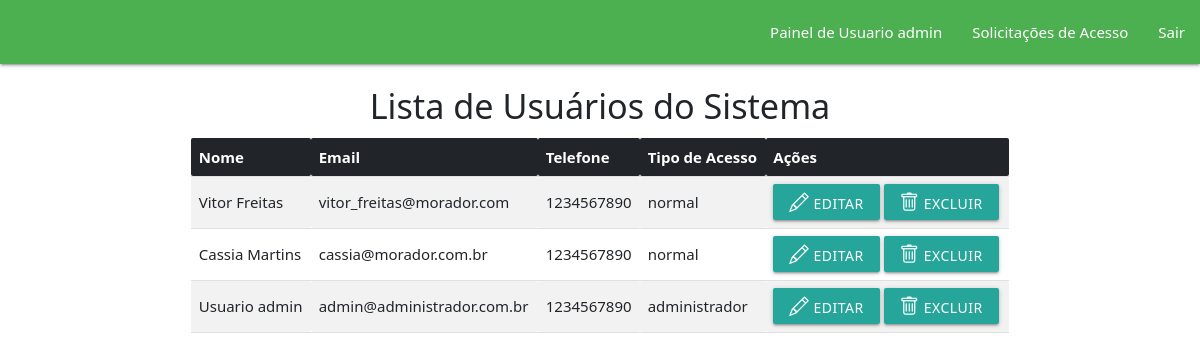
Screenshot of /User.php (signed in) with the database file from the repository.
### tables this page shows
CREATE TABLE `usuario` (
  `usuario_id` int(11) NOT NULL,
  `nome_usuario` varchar(100) NOT NULL,
  `email` varchar(100) NOT NULL,
  `telefone` varchar(20) NOT NULL,
  `cpf` varchar(14) NOT NULL,
  `rg` varchar(20) NOT NULL,
  `senha_usuario` varchar(255) NOT NULL,
  `tipo_acesso` enum('normal','administrador') NOT NULL DEFAULT 'normal'
);

### Model/UserModel.php (called while the page is built, shortened)
<?php
class UserModel {
    private $connect;
    public function __construct($connect) {
        $this->connect = $connect;
    }
    public function getAllUsuarios() {
        $sql = "SELECT * FROM usuario";
        $resultado = mysqli_query($this->connect, $sql);
        $usuarios = mysqli_fetch_all($resultado, MYSQLI_ASSOC);
        return $usuarios;
    }
}
?>

### User.php (the view, shortened to what this page needs)
<?php
include_once 'includes/header.php';
include_once 'menu.php';
require_once 'Model/UserModel.php';
$isAdmin = ($_SESSION['tipo_acesso'] ?? '') === 'administrador';
$model = new UserModel($connect);
$usuarios = $model->getAllUsuarios();
?>
<!DOCTYPE html>
<html lang="pt-br">
<head>
    <link rel="stylesheet" href="https://cdn.jsdelivr.net/npm/bootstrap-icons@1.10.3/font/bootstrap-icons.css" />
    <link href="https://cdn.jsdelivr.net/npm/bootstrap@5.3.0-alpha1/dist/css/bootstrap.min.css" rel="stylesheet" />
</head>
<body>
    <div class="container my-4">
        <h4 class="light text-center">Lista de Usuários do Sistema</h4>
        <table class="table table-striped">
            <thead class="table-dark">
                <tr>
                    <th>Nome</th>
                    <th>Email</th>
                    <th>Telefone</th>
                    <th>Tipo de Acesso</th>
                    <?php if ($isAdmin): ?>
                    <th>Ações</th>
                    <?php endif; ?>
                </tr>
            </thead>
            <tbody>
                <?php foreach ($usuarios as $usuario): ?>
                <tr>
                    <td><?php echo htmlspecialchars($usuario['nome_usuario']); ?></td>
                    <td><?php echo htmlspecialchars($usuario['email']); ?></td>
                    <td><?php echo htmlspecialchars($usuario['telefone']); ?></td>
                    <td><?php echo htmlspecialchars($usuario['tipo_acesso']); ?></td>
                    <?php if ($isAdmin): ?>
                    <td>
                        <a href="editar_usuario.php?id=<?php echo $usuario['usuario_id']; ?>" class="btn btn-sm btn-primary"><i class="bi bi-pencil"></i> Editar</a>
                        <a href="excluir_usuario.php?id=<?php echo $usuario['usuario_id']; ?>" class="btn btn-sm btn-danger" onclick="return confirm('Tem certeza que deseja excluir este usuário?');"><i class="bi bi-trash"></i> Excluir</a>
                    </td>
                    <?php endif; ?>
                </tr>
                <?php endforeach; ?>
            </tbody>
        </table>
    </div>
    <?php include_once 'includes/footer.php'; ?>
</body>
</html>

### includes/header.php (shortened to what this page needs)
?><!DOCTYPE html>
<html>
<head>
    <link rel="stylesheet" href="https://cdnjs.cloudflare.com/ajax/libs/materialize/1.0.0/css/materialize.min.css">
</head>
<body>

### menu.php (shortened to what this page needs)
<?php
$isAdmin = ($_SESSION['tipo_acesso'] ?? '') === 'administrador';
?>
<!DOCTYPE html>
<html lang="pt-BR">
<head>
    <link rel="stylesheet" href="https://cdnjs.cloudflare.com/ajax/libs/materialize/1.0.0/css/materialize.min.css">
</head>
<body>
    <nav>
        <div class="nav-wrapper green">
            <ul class="right hide-on-med-and-down">
                <?php if ($isAdmin): ?>
                    <li><a href="admin_home.php">Painel de <?php echo htmlspecialchars($_SESSION['nome_usuario']); ?></a></li>
                    <li>
                        <a href="solicitacoes_acesso.php">
                            Solicitações de Acesso
                        </a>
                    </li>
                <?php else: ?>
                    <li><a href="home.php">Painel de Painel de <?php echo htmlspecialchars($_SESSION['nome_usuario']); ?></a></li>
                <?php endif; ?>
                <li><a href="logout.php">Sair</a></li>
            </ul>
        </div>
    </nav>
</body>
</html>

### includes/footer.php (shortened to what this page needs)
    </body>
</html>
<link rel="stylesheet" href="https://cdnjs.cloudflare.com/ajax/libs/materialize/1.0.0/css/materialize.min.css">

### rows the page displays
usuario: nome_usuario "Vitor Freitas", email "vitor_freitas@morador.com", telefone "1234567890", tipo_acesso "normal"
usuario: nome_usuario "Cassia Martins", email "cassia@morador.com.br", telefone "1234567890", tipo_acesso "normal"
usuario: nome_usuario "Usuario admin", email "admin@administrador.com.br", telefone "1234567890", tipo_acesso "administrador"

### other values shown
$_SESSION['nome_usuario'] "Usuario admin"
